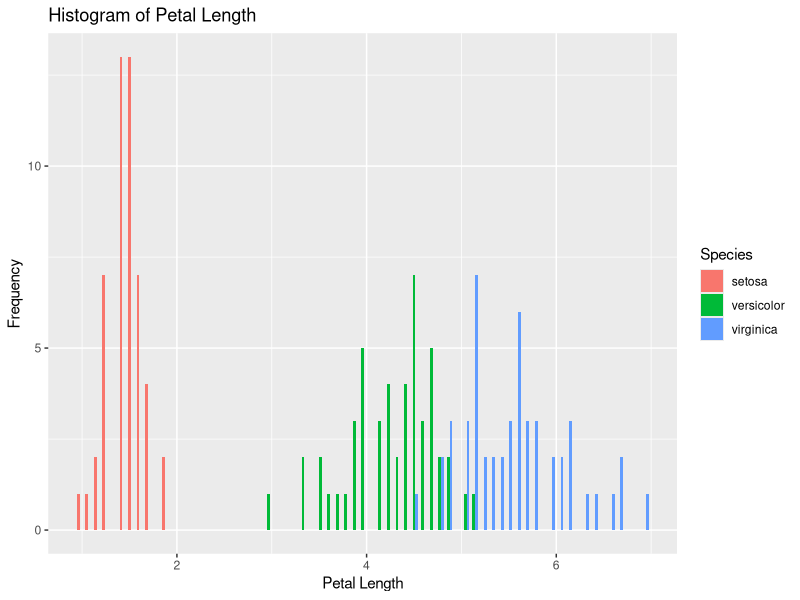
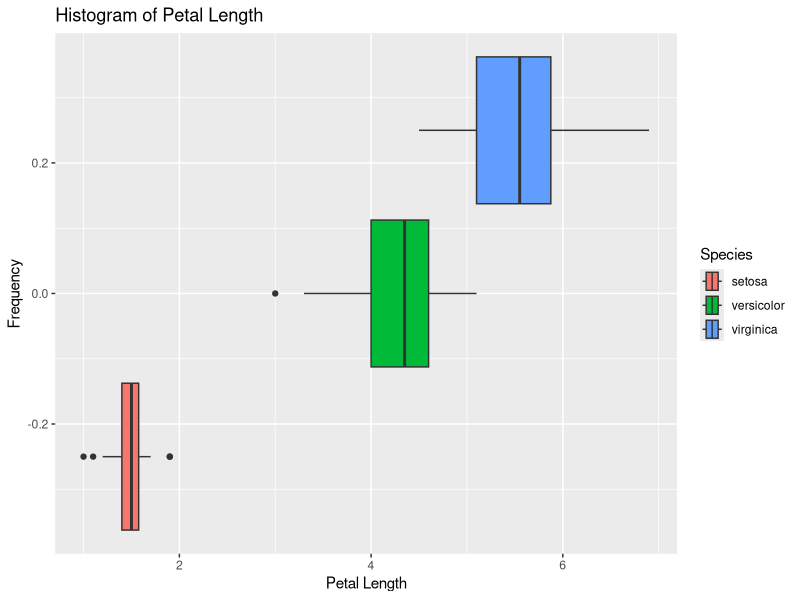

Recreate these plots in R, in order.

library(ggplot2)
data(iris)


ggplot(iris, aes(x = Petal.Length, fill = Species)) +
  geom_histogram(binwidth = 0.09, position = "dodge") +
  labs(title = "Histogram of Petal Length",
       x = "Petal Length",
       y = "Frequency",
       fill = "Species")

ggplot(iris, aes(x = Petal.Length, fill = Species)) +
  geom_boxplot() +
  labs(title = "Histogram of Petal Length",
       x = "Petal Length",
       y = "Frequency",
       fill = "Species")

